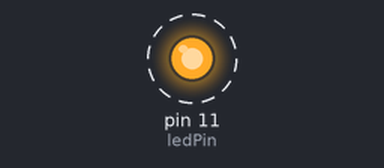
A program run on a simulated Raspberry Pi (header pin numbers). Parts: output pins drawn as LEDs (lit = HIGH). Dashed ring = blinking. What the program prints to the terminal is not drawn.

Above: at 0.05 s.
Timing chart, 0 to 3.0 s (numbered marks = the images above):
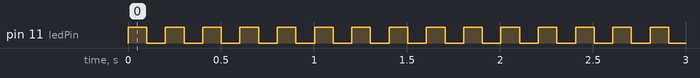

The program:

blink.py
```python
import RPi.GPIO as GPIO
import time

ledPin = 11

def setup():
    GPIO.setmode(GPIO.BOARD)
    GPIO.setup(ledPin, GPIO.OUT)
    GPIO.output(ledPin, GPIO.LOW)
    print(f'Using {ledPin}')

def loop():
    while True:
        GPIO.output(ledPin, GPIO.HIGH)
        print('LED turned on >>>')
        time.sleep(0.1)
        GPIO.output(ledPin, GPIO.LOW)
        print('LED turned off <<<')
        time.sleep(0.1)

def finish():
    GPIO.cleanup()


if __name__ == '__main__':
    setup()
    try:
        loop()
    except KeyboardInterrupt:
        finish()
```

Measured:
- by itself, pin 11 (ledPin): alternates HIGH for 0.10 s and LOW for 0.10 s
